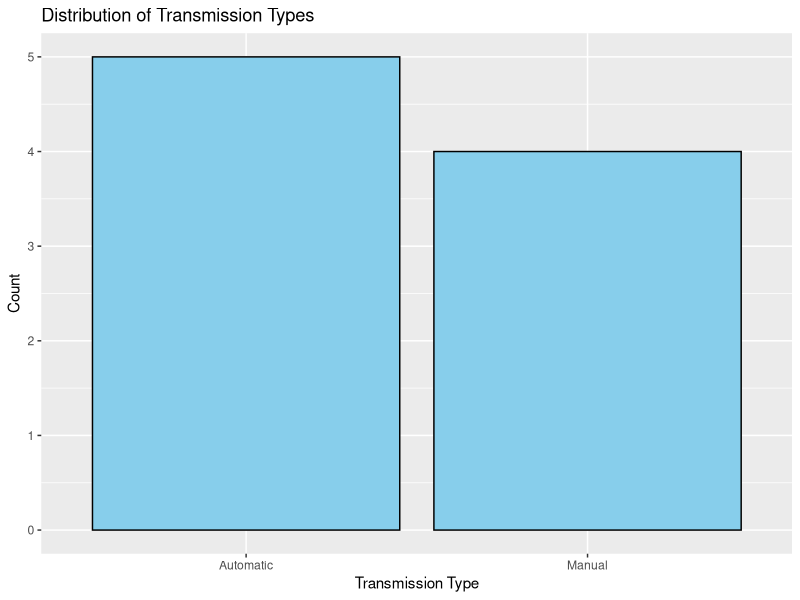

Source code (R):
## ---- chunk 1
data(mtcars)
mtcars
## ---- chunk 2
num_observations <- nrow(mtcars)
num_columns <- ncol(mtcars)

column_names <- colnames(mtcars)

num_observations
num_columns
column_names

## ---- chunk 3
print("Summary of mtcars")
summary(mtcars)

print("Structure of mtcars")
str(mtcars)
## ---- chunk 4
install.packages("ggplot2")
library(ggplot2)


data <- data.frame(transmission = c("Automatic", "Manual", "Automatic", "Automatic", "Manual", "Manual", "Automatic", "Automatic", "Manual"))


ggplot(data, aes(x = transmission)) +
  geom_bar(fill = "skyblue", color = "black") +
  labs(title = "Distribution of Transmission Types",
       x = "Transmission Type",
       y = "Count")

## ---- chunk 5
max_mpg_index <- which.max(mtcars$mpg)
model_highest_mpg <- mtcars$model[max_mpg_index]


max_hp_index <- which.max(mtcars$hp)
model_highest_hp <- mtcars$model[max_hp_index]

cat("Model with the highest mpg:", model_highest_mpg, "\n")
cat("Car model with the highest horsepower:", model_highest_hp, "\n")
## ---- chunk 6
eight_cyl_cars <- mtcars[mtcars$cyl == 8, ]

write.csv(eight_cyl_cars, file = "newCar.csv", row.names = FALSE)

head(eight_cyl_cars, 2)

